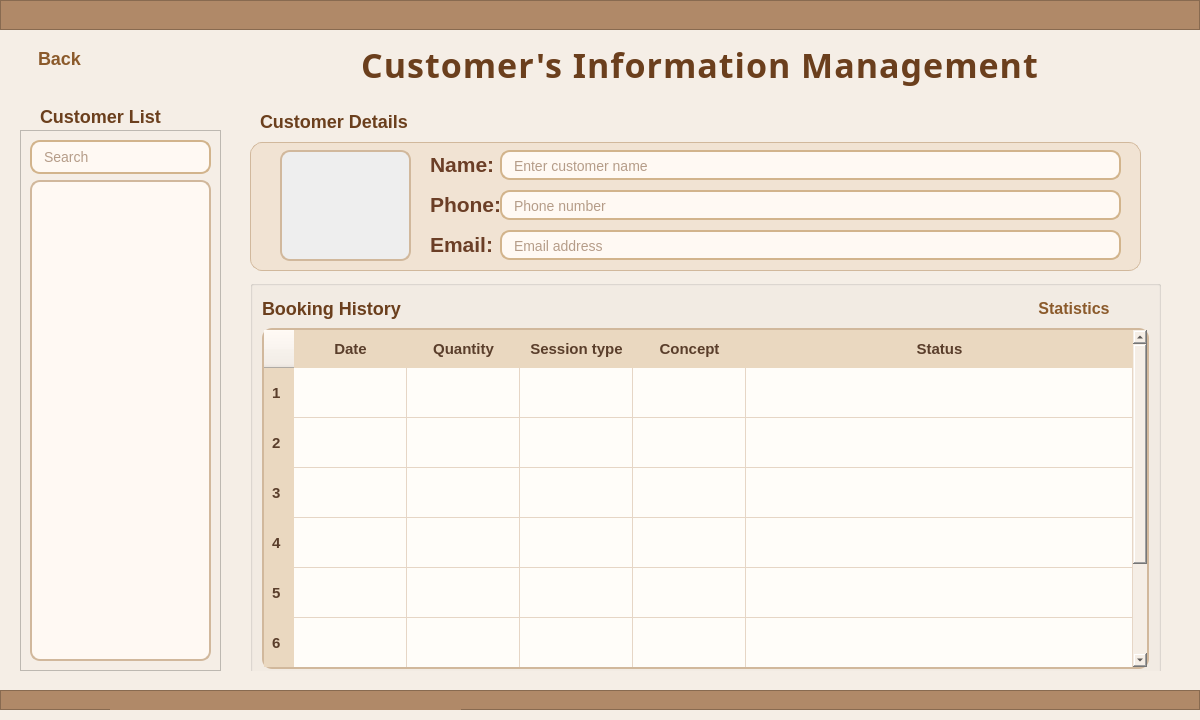
<?xml version="1.0" encoding="UTF-8"?>
<ui version="4.0">
 <class>Form</class>
 <widget class="QWidget" name="Form">
  <property name="geometry">
   <rect>
    <x>0</x>
    <y>0</y>
    <width>1200</width>
    <height>720</height>
   </rect>
  </property>
  <property name="minimumSize">
   <size>
    <width>1200</width>
    <height>720</height>
   </size>
  </property>
  <property name="windowTitle">
   <string>Form</string>
  </property>
  <property name="styleSheet">
   <string notr="true">background-color:#F5EEE6;</string>
  </property>
  <widget class="QFrame" name="frame">
   <property name="geometry">
    <rect>
     <x>0</x>
     <y>0</y>
     <width>1200</width>
     <height>30</height>
    </rect>
   </property>
   <property name="styleSheet">
    <string notr="true">background-color: #B08968;</string>
   </property>
   <property name="frameShape">
    <enum>QFrame::Shape::StyledPanel</enum>
   </property>
   <property name="frameShadow">
    <enum>QFrame::Shadow::Raised</enum>
   </property>
  </widget>
  <widget class="QWidget" name="widget" native="true">
   <property name="geometry">
    <rect>
     <x>10</x>
     <y>90</y>
     <width>1161</width>
     <height>581</height>
    </rect>
   </property>
   <property name="minimumSize">
    <size>
     <width>250</width>
     <height>0</height>
    </size>
   </property>
   <property name="maximumSize">
    <size>
     <width>16777215</width>
     <height>16777215</height>
    </size>
   </property>
   <widget class="QWidget" name="widget_2" native="true">
    <property name="geometry">
     <rect>
      <x>230</x>
      <y>40</y>
      <width>931</width>
      <height>561</height>
     </rect>
    </property>
    <widget class="QLabel" name="label_10">
     <property name="geometry">
      <rect>
       <x>380</x>
       <y>150</y>
       <width>21</width>
       <height>20</height>
      </rect>
     </property>
     <property name="styleSheet">
      <string notr="true">QLabel {
    color: #5A3E2B;
    font-size: 15px;
    font-weight: bold;
}</string>
     </property>
     <property name="text">
      <string/>
     </property>
     <property name="pixmap">
      <pixmap>C:/Users/Admin/.designer/backup/7334113.png</pixmap>
     </property>
     <property name="scaledContents">
      <bool>true</bool>
     </property>
    </widget>
    <widget class="QGroupBox" name="groupBox_2">
     <property name="geometry">
      <rect>
       <x>10</x>
       <y>0</y>
       <width>891</width>
       <height>141</height>
      </rect>
     </property>
     <property name="styleSheet">
      <string notr="true">QGroupBox {
    background-color: #F1E3D3;
    border: 1px solid #D1B89C;
    border-radius: 12px;
    margin-top: 12px;
}

QGroupBox::title {
    subcontrol-origin: margin;
    left: 12px;
    top: -8px;
    padding: 0 6px;
    color: #5A3E2B;
    font-weight: bold;
    background-color: #F6EFE7;
}</string>
     </property>
     <property name="title">
      <string/>
     </property>
     <widget class="QLabel" name="label_2">
      <property name="geometry">
       <rect>
        <x>30</x>
        <y>20</y>
        <width>131</width>
        <height>111</height>
       </rect>
      </property>
      <property name="styleSheet">
       <string notr="true">border: 2px solid #D1B89C;
border-radius: 10px;
background-color: #EEE;</string>
      </property>
      <property name="frameShape">
       <enum>QFrame::Shape::Box</enum>
      </property>
      <property name="text">
       <string/>
      </property>
      <property name="pixmap">
       <pixmap>../images/user (1).png</pixmap>
      </property>
      <property name="scaledContents">
       <bool>true</bool>
      </property>
     </widget>
     <widget class="QLabel" name="label_3">
      <property name="geometry">
       <rect>
        <x>180</x>
        <y>20</y>
        <width>80</width>
        <height>30</height>
       </rect>
      </property>
      <property name="styleSheet">
       <string notr="true">QLabel {
    color: #6B3E26;        /* nâu đậm giống mẫu */
    font-size: 14px;       /* chữ vừa, không to quá */
    font-weight: 600;      /* hơi đậm */
}
QLabel{
background: transparent;
border: none;
}</string>
      </property>
      <property name="text">
       <string>&lt;html&gt;&lt;head/&gt;&lt;body&gt;&lt;p&gt;&lt;span style=&quot; font-size:16pt;&quot;&gt;Name:&lt;/span&gt;&lt;/p&gt;&lt;/body&gt;&lt;/html&gt;</string>
      </property>
     </widget>
     <widget class="QLabel" name="label_4">
      <property name="geometry">
       <rect>
        <x>180</x>
        <y>60</y>
        <width>80</width>
        <height>30</height>
       </rect>
      </property>
      <property name="styleSheet">
       <string notr="true">QLabel {
    color: #6B3E26;        /* nâu đậm giống mẫu */
    font-size: 14px;       /* chữ vừa, không to quá */
    font-weight: 600;      /* hơi đậm */
}
QLabel{
background: transparent;
border: none;
}</string>
      </property>
      <property name="text">
       <string>&lt;html&gt;&lt;head/&gt;&lt;body&gt;&lt;p&gt;&lt;span style=&quot; font-size:16pt;&quot;&gt;Phone:&lt;/span&gt;&lt;/p&gt;&lt;/body&gt;&lt;/html&gt;</string>
      </property>
     </widget>
     <widget class="QLabel" name="label_5">
      <property name="geometry">
       <rect>
        <x>180</x>
        <y>100</y>
        <width>80</width>
        <height>30</height>
       </rect>
      </property>
      <property name="styleSheet">
       <string notr="true">QLabel {
    color: #6B3E26;        /* nâu đậm giống mẫu */
    font-size: 14px;       /* chữ vừa, không to quá */
    font-weight: 600;      /* hơi đậm */
}
QLabel{
background: transparent;
border: none;
}</string>
      </property>
      <property name="text">
       <string>&lt;html&gt;&lt;head/&gt;&lt;body&gt;&lt;p&gt;&lt;span style=&quot; font-size:16pt;&quot;&gt;Email:&lt;/span&gt;&lt;/p&gt;&lt;/body&gt;&lt;/html&gt;</string>
      </property>
     </widget>
     <widget class="QLineEdit" name="lineEditName">
      <property name="geometry">
       <rect>
        <x>250</x>
        <y>20</y>
        <width>621</width>
        <height>30</height>
       </rect>
      </property>
      <property name="styleSheet">
       <string notr="true">QLineEdit {
    background: #FFF9F3;
    color: #6B3F1D;
    border: 1.5px solid #D2B48C;
    border-radius: 10px;
    padding: 6px 10px;
    font-size: 14px;
}

QLineEdit:focus {
    color: #6B3F1D;
    border: 2px solid #B8926F;
    background: #FFFFFF;
}</string>
      </property>
      <property name="readOnly">
       <bool>false</bool>
      </property>
      <property name="placeholderText">
       <string>Enter customer name</string>
      </property>
     </widget>
     <widget class="QLineEdit" name="lineEditPhone">
      <property name="geometry">
       <rect>
        <x>250</x>
        <y>60</y>
        <width>621</width>
        <height>30</height>
       </rect>
      </property>
      <property name="styleSheet">
       <string notr="true">QLineEdit {
    background: #FFF9F3;
    color: #6B3F1D;
    border: 1.5px solid #D2B48C;
    border-radius: 10px;
    padding: 6px 10px;
    font-size: 14px;
}

QLineEdit:focus {
    color: #6B3F1D;
    border: 2px solid #B8926F;
    background: #FFFFFF;
}</string>
      </property>
      <property name="readOnly">
       <bool>false</bool>
      </property>
      <property name="placeholderText">
       <string>Phone number</string>
      </property>
     </widget>
     <widget class="QLineEdit" name="lineEditEmail">
      <property name="geometry">
       <rect>
        <x>250</x>
        <y>100</y>
        <width>621</width>
        <height>30</height>
       </rect>
      </property>
      <property name="styleSheet">
       <string notr="true">QLineEdit {
    background: #FFF9F3;
    color: #6B3F1D;
    border: 1.5px solid #D2B48C;
    border-radius: 10px;
    padding: 6px 10px;
    font-size: 14px;
}

QLineEdit:focus {
    color: #6B3F1D;
    border: 2px solid #B8926F;
    background: #FFFFFF;
}</string>
      </property>
      <property name="readOnly">
       <bool>false</bool>
      </property>
      <property name="placeholderText">
       <string>Email address</string>
      </property>
     </widget>
     <widget class="QLineEdit" name="lineEdit_4">
      <property name="geometry">
       <rect>
        <x>300</x>
        <y>470</y>
        <width>550</width>
        <height>30</height>
       </rect>
      </property>
      <property name="styleSheet">
       <string notr="true">QLineEdit {
    background: #FFF9F3;
    color: #6B3F1D;
    border: 1.5px solid #D2B48C;
    border-radius: 10px;
    padding: 6px 10px;
    font-size: 14px;
}

QLineEdit:focus {
    color: #6B3F1D;
    border: 2px solid #B8926F;
    background: #FFFFFF;
}</string>
      </property>
      <property name="readOnly">
       <bool>false</bool>
      </property>
      <property name="placeholderText">
       <string>Customer address</string>
      </property>
     </widget>
    </widget>
    <widget class="QGroupBox" name="groupBox_3">
     <property name="geometry">
      <rect>
       <x>10</x>
       <y>150</y>
       <width>911</width>
       <height>401</height>
      </rect>
     </property>
     <property name="styleSheet">
      <string notr="true">QTableWidget {
    background-color: #FFF9F3;
    border: 1px solid #D1B89C;
    border-radius: 10px;
    gridline-color: #E0CBB2;
}

QHeaderView::section {
    background-color: #E6D1B8;
    color: #5A3E2B;
    font-weight: bold;
    border: none;
    padding: 6px;
}</string>
     </property>
     <property name="title">
      <string/>
     </property>
     <layout class="QVBoxLayout" name="verticalLayout_2">
      <item>
       <layout class="QHBoxLayout" name="horizontalLayout">
        <item>
         <widget class="QLabel" name="label_7">
          <property name="styleSheet">
           <string notr="true">QLabel {
    background: transparent;
    border: none;
    color: #6B3F1D;
    font-size: 18px;
    font-weight: 700;
}</string>
          </property>
          <property name="text">
           <string>Booking History</string>
          </property>
         </widget>
        </item>
        <item>
         <spacer name="horizontalSpacer">
          <property name="orientation">
           <enum>Qt::Orientation::Horizontal</enum>
          </property>
          <property name="sizeHint" stdset="0">
           <size>
            <width>40</width>
            <height>20</height>
           </size>
          </property>
         </spacer>
        </item>
        <item>
         <widget class="QPushButton" name="pushButtonStatistics">
          <property name="styleSheet">
           <string notr="true">QPushButton {
    background: transparent;
    color: #8B5A2B;
    border: none;
    font-size: 16px;
    font-weight: 700;
    padding: 4px 8px;
}
QPushButton:hover {
    color: #6B3F1D;
    text-decoration: underline;
}
QPushButton:pressed {
    color: #5A3418;
}</string>
          </property>
          <property name="minimumSize">
           <size>
            <width>150</width>
            <height>0</height>
           </size>
          </property>
          <property name="maximumSize">
           <size>
            <width>150</width>
            <height>16777215</height>
           </size>
          </property>
          <property name="text">
           <string>Statistics</string>
          </property>
         </widget>
        </item>
       </layout>
      </item>
      <item>
       <widget class="QTableWidget" name="tableWidgetBooking">
        <property name="styleSheet">
         <string notr="true">QTableWidget {
    background: #FFFDF9;
    color: #6B3F1D;
    border: 1.5px solid #D1B89C;
    border-radius: 10px;
    gridline-color: #E6D6C6;
    font-size: 14px;
    font-family: &quot;Times New Roman&quot;;
}

QTableWidget::item {
    color: #6B3F1D;
    padding: 6px;
}

QHeaderView::section {
    background-color: #EAD8C0;
    color: #5A3E2B;
    font-size: 15px;
    font-weight: bold;
    padding: 8px;
    border: none;
}</string>
        </property>
        <property name="editTriggers">
         <set>QAbstractItemView::EditTrigger::NoEditTriggers</set>
        </property>
        <property name="selectionMode">
         <enum>QAbstractItemView::SelectionMode::SingleSelection</enum>
        </property>
        <property name="selectionBehavior">
         <enum>QAbstractItemView::SelectionBehavior::SelectRows</enum>
        </property>
        <property name="showGrid">
         <bool>true</bool>
        </property>
        <property name="rowCount">
         <number>7</number>
        </property>
        <property name="columnCount">
         <number>5</number>
        </property>
        <attribute name="horizontalHeaderMinimumSectionSize">
         <number>24</number>
        </attribute>
        <attribute name="horizontalHeaderDefaultSectionSize">
         <number>113</number>
        </attribute>
        <attribute name="horizontalHeaderStretchLastSection">
         <bool>true</bool>
        </attribute>
        <attribute name="verticalHeaderDefaultSectionSize">
         <number>50</number>
        </attribute>
        <attribute name="verticalHeaderShowSortIndicator" stdset="0">
         <bool>false</bool>
        </attribute>
        <attribute name="verticalHeaderStretchLastSection">
         <bool>true</bool>
        </attribute>
        <row/>
        <row/>
        <row/>
        <row/>
        <row/>
        <row/>
        <row/>
        <column>
         <property name="text">
          <string>Date</string>
         </property>
        </column>
        <column>
         <property name="text">
          <string>Quantity</string>
         </property>
        </column>
        <column>
         <property name="text">
          <string>Session type</string>
         </property>
        </column>
        <column>
         <property name="text">
          <string>Concept</string>
         </property>
        </column>
        <column>
         <property name="text">
          <string>Status</string>
         </property>
        </column>
       </widget>
      </item>
     </layout>
    </widget>
   </widget>
   <widget class="QLabel" name="label_12">
    <property name="geometry">
     <rect>
      <x>240</x>
      <y>10</y>
      <width>21</width>
      <height>20</height>
     </rect>
    </property>
    <property name="styleSheet">
     <string notr="true">QLabel {
    color: #5A3E2B;
    font-size: 15px;
    font-weight: bold;
}</string>
    </property>
    <property name="text">
     <string/>
    </property>
    <property name="pixmap">
     <pixmap>C:/Users/Admin/.designer/backup/7334113.png</pixmap>
    </property>
    <property name="scaledContents">
     <bool>true</bool>
    </property>
   </widget>
   <widget class="QFrame" name="frame_3">
    <property name="geometry">
     <rect>
      <x>10</x>
      <y>40</y>
      <width>201</width>
      <height>541</height>
     </rect>
    </property>
    <property name="frameShape">
     <enum>QFrame::Shape::StyledPanel</enum>
    </property>
    <property name="frameShadow">
     <enum>QFrame::Shadow::Raised</enum>
    </property>
    <layout class="QVBoxLayout" name="verticalLayout">
     <item>
      <widget class="QLineEdit" name="lineEditSearch">
       <property name="styleSheet">
        <string notr="true">QLineEdit {
    background: #FFF9F3;
    color: #6B3F1D;
    border: 1.5px solid #D2B48C;
    border-radius: 10px;
    padding: 6px 10px;
    font-size: 14px;
}

QLineEdit:focus {
    color: #6B3F1D;
    border: 2px solid #B8926F;
    background: #FFFFFF;
}</string>
       </property>
       <property name="readOnly">
        <bool>false</bool>
       </property>
       <property name="placeholderText">
        <string>Search</string>
       </property>
      </widget>
     </item>
     <item>
      <widget class="QListWidget" name="listWidgetCustomers">
       <property name="styleSheet">
        <string notr="true">QListWidget {
    background-color: #FFF9F3;
    color: #6B3F1D;
    border: 1.5px solid #D1B89C;
    border-radius: 10px;
    padding: 6px;
}

QListWidget::item {
    padding: 10px;
    color: #6B3F1D;
    border-radius: 8px;
}

QListWidget::item:selected {
    background-color: #B7926F;
    color: white;
    border-radius: 6px;
}

QListWidget::item:hover {
    background-color: #F0E0CD;
}</string>
       </property>
      </widget>
     </item>
    </layout>
   </widget>
   <widget class="QLabel" name="label_14">
    <property name="geometry">
     <rect>
      <x>30</x>
      <y>5</y>
      <width>260</width>
      <height>42</height>
     </rect>
    </property>
    <property name="styleSheet">
     <string notr="true">QLabel {
    background: transparent;
    border: none;
    color: #6B3F1D;
    font-size: 18px;
    font-weight: 700;
}</string>
    </property>
    <property name="text">
     <string>Customer List</string>
    </property>
   </widget>
   <widget class="QLabel" name="label_13">
    <property name="geometry">
     <rect>
      <x>250</x>
      <y>10</y>
      <width>280</width>
      <height>42</height>
     </rect>
    </property>
    <property name="styleSheet">
     <string notr="true">QLabel {
    background: transparent;
    border: none;
    color: #6B3F1D;
    font-size: 18px;
    font-weight: 700;
}</string>
    </property>
    <property name="text">
     <string>Customer Details</string>
    </property>
   </widget>
  </widget>
  <widget class="QFrame" name="frame_2">
   <property name="geometry">
    <rect>
     <x>0</x>
     <y>690</y>
     <width>1200</width>
     <height>20</height>
    </rect>
   </property>
   <property name="styleSheet">
    <string notr="true">background-color: #B08968;</string>
   </property>
   <property name="frameShape">
    <enum>QFrame::Shape::StyledPanel</enum>
   </property>
   <property name="frameShadow">
    <enum>QFrame::Shadow::Raised</enum>
   </property>
   <widget class="QLabel" name="label_9">
    <property name="geometry">
     <rect>
      <x>110</x>
      <y>10</y>
      <width>351</width>
      <height>31</height>
     </rect>
    </property>
    <property name="font">
     <font>
      <family>Times New Roman</family>
      <pointsize>-1</pointsize>
      <italic>false</italic>
      <bold>true</bold>
     </font>
    </property>
    <property name="styleSheet">
     <string notr="true">color: white;
font: 8pt &quot;Times New Roman&quot;;
font-size: 20px;
font-weight: bold;</string>
    </property>
    <property name="text">
     <string>&lt;html&gt;&lt;head/&gt;&lt;body&gt;&lt;p&gt;&lt;br/&gt;&lt;/p&gt;&lt;/body&gt;&lt;/html&gt;</string>
    </property>
    <property name="alignment">
     <set>Qt::AlignmentFlag::AlignCenter</set>
    </property>
   </widget>
  </widget>
  <widget class="QLabel" name="label">
   <property name="geometry">
    <rect>
     <x>250</x>
     <y>36</y>
     <width>900</width>
     <height>56</height>
    </rect>
   </property>
   <property name="font">
    <font>
     <family>Playfair Display</family>
     <pointsize>-1</pointsize>
     <bold>true</bold>
    </font>
   </property>
   <property name="styleSheet">
    <string notr="true">QLabel{
    font-size: 34px;
    font-weight: 700;
    color: #6B3F1D;
    letter-spacing: 1px;
    font-family: &quot;Playfair Display&quot;;
    background: transparent;
    border: none;
}</string>
   </property>
   <property name="text">
    <string>Customer's Information Management</string>
   </property>
   <property name="alignment">
    <set>Qt::AlignmentFlag::AlignCenter</set>
   </property>
  </widget>
  <widget class="QPushButton" name="pushButtonBack">
   <property name="geometry">
    <rect>
     <x>30</x>
     <y>38</y>
     <width>121</width>
     <height>41</height>
    </rect>
   </property>
   <property name="styleSheet">
    <string notr="true">QPushButton {
    background: transparent;
    color: #8B5A2B;
    border: none;
    font-family: &quot;Times New Roman&quot;;
    font-size: 18px;
    font-weight: 700;
    text-align: left;
    padding-left: 8px;
}
QPushButton:hover {
    color: #6B3F1D;
    text-decoration: underline;
    background: transparent;
}
QPushButton:pressed {
    color: #5A3418;
    background: transparent;
}</string>
   </property>
   <property name="text">
    <string>Back</string>
   </property>
   <property name="icon">
    <iconset>
     <normaloff>../../../guest_ui/contact/images/left_arrow.png</normaloff>../../../guest_ui/contact/images/left_arrow.png</iconset>
   </property>
  </widget>
 </widget>
 <resources/>
 <connections/>
</ui>
